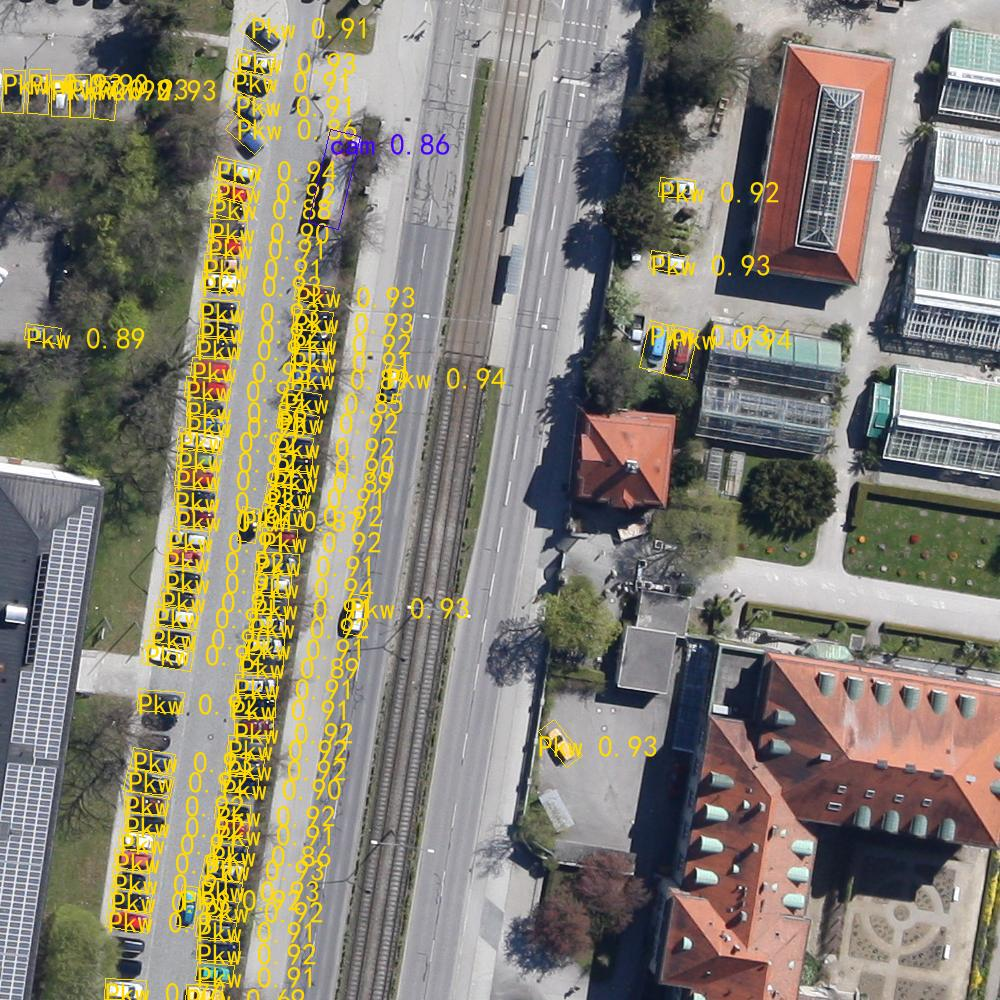

Here is the Python script that generated this plot:
#-----------------------------------------------------------------------#
#   predict.py将单张图片预测、摄像头检测、FPS测试和目录遍历检测等功能
#   整合到了一个py文件中，通过指定mode进行模式的修改。
#-----------------------------------------------------------------------#
import time

import cv2
import numpy as np
from PIL import Image

from yolo import YOLO

if __name__ == "__main__":
    yolo = YOLO()
    #----------------------------------------------------------------------------------------------------------#
    #   mode用于指定测试的模式：
    #   'predict'           表示单张图片预测，如果想对预测过程进行修改，如保存图片，截取对象等，可以先看下方详细的注释
    #   'video'             表示视频检测，可调用摄像头或者视频进行检测，详情查看下方注释。
    #   'fps'               表示测试fps，使用的图片是img里面的street.jpg，详情查看下方注释。
    #   'dir_predict'       表示遍历文件夹进行检测并保存。默认遍历img文件夹，保存img_out文件夹，详情查看下方注释。
    #   'heatmap'           表示进行预测结果的热力图可视化，详情查看下方注释。
    #   'export_onnx'       表示将模型导出为onnx，需要pytorch1.7.1以上。
    #----------------------------------------------------------------------------------------------------------#
    mode = "predict"
    #-------------------------------------------------------------------------#
    #   crop                指定了是否在单张图片预测后对目标进行截取
    #   count               指定了是否进行目标的计数
    #   crop、count仅在mode='predict'时有效
    #-------------------------------------------------------------------------#
    crop            = False
    count           = False
    #----------------------------------------------------------------------------------------------------------#
    #   video_path          用于指定视频的路径，当video_path=0时表示检测摄像头
    #                       想要检测视频，则设置如video_path = "xxx.mp4"即可，代表读取出根目录下的xxx.mp4文件。
    #   video_save_path     表示视频保存的路径，当video_save_path=""时表示不保存
    #                       想要保存视频，则设置如video_save_path = "yyy.mp4"即可，代表保存为根目录下的yyy.mp4文件。
    #   video_fps           用于保存的视频的fps
    #
    #   video_path、video_save_path和video_fps仅在mode='video'时有效
    #   保存视频时需要ctrl+c退出或者运行到最后一帧才会完成完整的保存步骤。
    #----------------------------------------------------------------------------------------------------------#
    video_path      = 0
    video_save_path = ""
    video_fps       = 25.0
    #----------------------------------------------------------------------------------------------------------#
    #   test_interval       用于指定测量fps的时候，图片检测的次数。理论上test_interval越大，fps越准确。
    #   fps_image_path      用于指定测试的fps图片
    #   
    #   test_interval和fps_image_path仅在mode='fps'有效
    #----------------------------------------------------------------------------------------------------------#
    test_interval   = 100
    fps_image_path  = "img/street.jpg"
    #-------------------------------------------------------------------------#
    #   dir_origin_path     指定了用于检测的图片的文件夹路径
    #   dir_save_path       指定了检测完图片的保存路径
    #   
    #   dir_origin_path和dir_save_path仅在mode='dir_predict'时有效
    #-------------------------------------------------------------------------#
    dir_origin_path = "img/"
    dir_save_path   = "img_out/"
    #-------------------------------------------------------------------------#
    #   heatmap_save_path   热力图的保存路径，默认保存在model_data下
    #   
    #   heatmap_save_path仅在mode='heatmap'有效
    #-------------------------------------------------------------------------#
    heatmap_save_path = "model_data/heatmap_vision.png"
    #-------------------------------------------------------------------------#
    #   simplify            使用Simplify onnx
    #   onnx_save_path      指定了onnx的保存路径
    #-------------------------------------------------------------------------#
    simplify        = True
    onnx_save_path  = "model_data/models.onnx"

    if mode == "predict":
        '''
        1、如果想要进行检测完的图片的保存，利用r_image.save("img.jpg")即可保存，直接在predict.py里进行修改即可。 
        2、如果想要获得预测框的坐标，可以进入yolo.detect_image函数，在绘图部分读取top，left，bottom，right这四个值。
        3、如果想要利用预测框截取下目标，可以进入yolo.detect_image函数，在绘图部分利用获取到的top，left，bottom，right这四个值
        在原图上利用矩阵的方式进行截取。
        4、如果想要在预测图上写额外的字，比如检测到的特定目标的数量，可以进入yolo.detect_image函数，在绘图部分对predicted_class进行判断，
        比如判断if predicted_class == 'car': 即可判断当前目标是否为车，然后记录数量即可。利用draw.text即可写字。
        '''
        while True:
            img = input('Input image filename:')
            try:
                image = Image.open(img)
            except:
                print('Open Error! Try again!')
                continue
            else:
                r_image = yolo.detect_image(image, crop = crop, count=count)
                #r_image.show()
                r_image.save("predict.jpg")
                

    elif mode == "video":
        capture = cv2.VideoCapture(video_path)
        if video_save_path!="":
            fourcc  = cv2.VideoWriter_fourcc(*'XVID')
            size    = (int(capture.get(cv2.CAP_PROP_FRAME_WIDTH)), int(capture.get(cv2.CAP_PROP_FRAME_HEIGHT)))
            out     = cv2.VideoWriter(video_save_path, fourcc, video_fps, size)

        ref, frame = capture.read()
        if not ref:
            raise ValueError("未能正确读取摄像头（视频），请注意是否正确安装摄像头（是否正确填写视频路径）。")

        fps = 0.0
        while(True):
            t1 = time.time()
            # 读取某一帧
            ref, frame = capture.read()
            if not ref:
                break
            # 格式转变，BGRtoRGB
            frame = cv2.cvtColor(frame,cv2.COLOR_BGR2RGB)
            # 转变成Image
            frame = Image.fromarray(np.uint8(frame))
            # 进行检测
            frame = np.array(yolo.detect_image(frame))
            # RGBtoBGR满足opencv显示格式
            frame = cv2.cvtColor(frame,cv2.COLOR_RGB2BGR)
            
            fps  = ( fps + (1./(time.time()-t1)) ) / 2
            print("fps= %.2f"%(fps))
            frame = cv2.putText(frame, "fps= %.2f"%(fps), (0, 40), cv2.FONT_HERSHEY_SIMPLEX, 1, (0, 255, 0), 2)
            
            cv2.imshow("video",frame)
            c= cv2.waitKey(1) & 0xff 
            if video_save_path!="":
                out.write(frame)

            if c==27:
                capture.release()
                break

        print("Video Detection Done!")
        capture.release()
        if video_save_path!="":
            print("Save processed video to the path :" + video_save_path)
            out.release()
        cv2.destroyAllWindows()
        
    elif mode == "fps":
        img = Image.open(fps_image_path)
        tact_time = yolo.get_FPS(img, test_interval)
        print(str(tact_time) + ' seconds, ' + str(1/tact_time) + 'FPS, @batch_size 1')

    elif mode == "dir_predict":
        import os

        from tqdm import tqdm

        img_names = os.listdir(dir_origin_path)
        for img_name in tqdm(img_names):
            if img_name.lower().endswith(('.bmp', '.dib', '.png', '.jpg', '.jpeg', '.pbm', '.pgm', '.ppm', '.tif', '.tiff')):
                image_path  = os.path.join(dir_origin_path, img_name)
                image       = Image.open(image_path)
                r_image     = yolo.detect_image(image)
                if not os.path.exists(dir_save_path):
                    os.makedirs(dir_save_path)
                r_image.save(os.path.join(dir_save_path, img_name.replace(".jpg", ".png")), quality=95, subsampling=0)

    elif mode == "heatmap":
        while True:
            img = input('Input image filename:')
            try:
                image = Image.open(img)
            except:
                print('Open Error! Try again!')
                continue
            else:
                yolo.detect_heatmap(image, heatmap_save_path)
                
    elif mode == "export_onnx":
        yolo.convert_to_onnx(simplify, onnx_save_path)
        
    else:
        raise AssertionError("Please specify the correct mode: 'predict', 'video', 'fps', 'heatmap', 'export_onnx', 'dir_predict'.")
